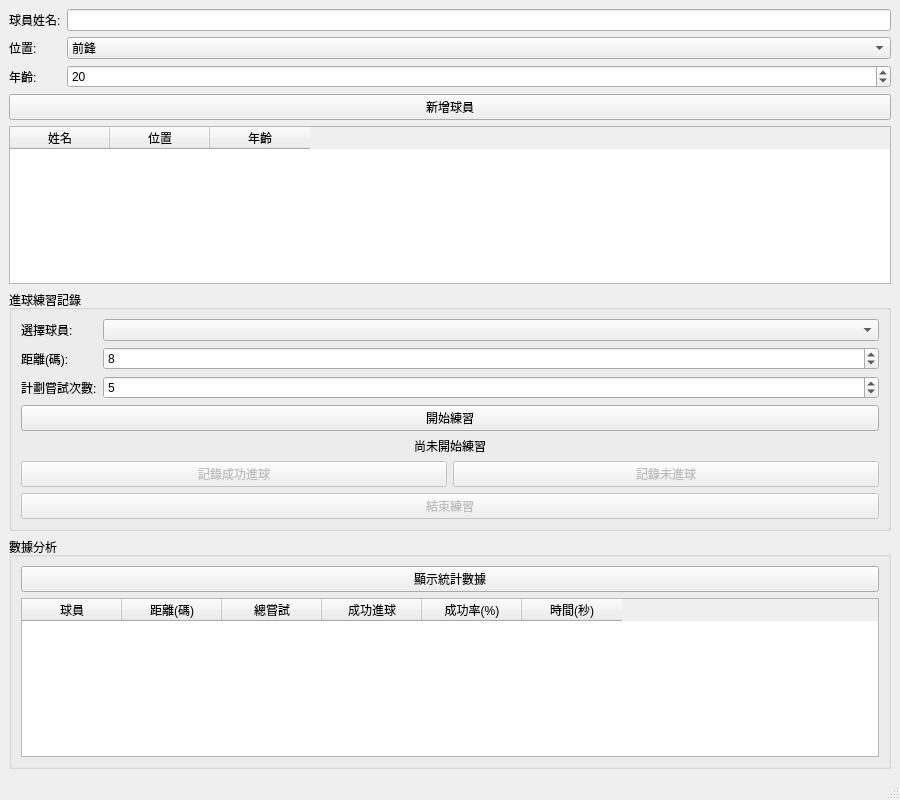
<?xml version="1.0" encoding="UTF-8"?>
<ui version="4.0">
 <class>MainWindow</class>
 <widget class="QMainWindow" name="MainWindow">
  <property name="geometry">
   <rect>
    <x>0</x>
    <y>0</y>
    <width>900</width>
    <height>800</height>
   </rect>
  </property>
  <property name="windowTitle">
   <string>足球球員管理系統</string>
  </property>
  <widget class="QWidget" name="centralwidget">
   <layout class="QVBoxLayout" name="verticalLayout">
    <item>
     <layout class="QFormLayout" name="formLayout">
      <item row="0" column="0">
       <widget class="QLabel" name="labelName">
        <property name="text">
         <string>球員姓名:</string>
        </property>
       </widget>
      </item>
      <item row="0" column="1">
       <widget class="QLineEdit" name="lineEditName"/>
      </item>
      <item row="1" column="0">
       <widget class="QLabel" name="labelPosition">
        <property name="text">
         <string>位置:</string>
        </property>
       </widget>
      </item>
      <item row="1" column="1">
       <widget class="QComboBox" name="comboBoxPosition">
        <item>
         <property name="text">
          <string>前鋒</string>
         </property>
        </item>
        <item>
         <property name="text">
          <string>中場</string>
         </property>
        </item>
        <item>
         <property name="text">
          <string>後衛</string>
         </property>
        </item>
        <item>
         <property name="text">
          <string>守門員</string>
         </property>
        </item>
       </widget>
      </item>
      <item row="2" column="0">
       <widget class="QLabel" name="labelAge">
        <property name="text">
         <string>年齡:</string>
        </property>
       </widget>
      </item>
      <item row="2" column="1">
       <widget class="QSpinBox" name="spinBoxAge">
        <property name="minimum">
         <number>15</number>
        </property>
        <property name="maximum">
         <number>50</number>
        </property>
        <property name="value">
         <number>20</number>
        </property>
       </widget>
      </item>
     </layout>
    </item>
    <item>
     <widget class="QPushButton" name="pushButtonAdd">
      <property name="text">
       <string>新增球員</string>
      </property>
     </widget>
    </item>
    <item>
     <widget class="QTableWidget" name="tableWidgetPlayers">
      <property name="columnCount">
       <number>3</number>
      </property>
      <column>
       <property name="text">
        <string>姓名</string>
       </property>
      </column>
      <column>
       <property name="text">
        <string>位置</string>
       </property>
      </column>
      <column>
       <property name="text">
        <string>年齡</string>
       </property>
      </column>
     </widget>
    </item>
    <item>
     <widget class="QGroupBox" name="groupBoxPractice">
      <property name="title">
       <string>進球練習記錄</string>
      </property>
      <layout class="QVBoxLayout" name="verticalLayout_2">
       <item>
        <layout class="QFormLayout" name="formLayout_2">
         <item row="0" column="0">
          <widget class="QLabel" name="labelPracticePlayer">
           <property name="text">
            <string>選擇球員:</string>
           </property>
          </widget>
         </item>
         <item row="0" column="1">
          <widget class="QComboBox" name="comboBoxPracticePlayer"/>
         </item>
         <item row="1" column="0">
          <widget class="QLabel" name="labelDistance">
           <property name="text">
            <string>距離(碼):</string>
           </property>
          </widget>
         </item>
         <item row="1" column="1">
          <widget class="QSpinBox" name="spinBoxDistance">
           <property name="minimum">
            <number>1</number>
           </property>
           <property name="maximum">
            <number>50</number>
           </property>
           <property name="value">
            <number>8</number>
           </property>
          </widget>
         </item>
         <item row="2" column="0">
          <widget class="QLabel" name="labelTotalAttempts">
           <property name="text">
            <string>計劃嘗試次數:</string>
           </property>
          </widget>
         </item>
         <item row="2" column="1">
          <widget class="QSpinBox" name="spinBoxTotalAttempts">
           <property name="minimum">
            <number>1</number>
           </property>
           <property name="maximum">
            <number>100</number>
           </property>
           <property name="value">
            <number>5</number>
           </property>
          </widget>
         </item>
        </layout>
       </item>
       <item>
        <widget class="QPushButton" name="pushButtonStartPractice">
         <property name="text">
          <string>開始練習</string>
         </property>
        </widget>
       </item>
       <item>
        <widget class="QLabel" name="labelPracticeInfo">
         <property name="text">
          <string>尚未開始練習</string>
         </property>
         <property name="alignment">
          <set>Qt::AlignCenter</set>
         </property>
        </widget>
       </item>
       <item>
        <layout class="QHBoxLayout" name="horizontalLayout">
         <item>
          <widget class="QPushButton" name="pushButtonRecordGoal">
           <property name="enabled">
            <bool>false</bool>
           </property>
           <property name="text">
            <string>記錄成功進球</string>
           </property>
          </widget>
         </item>
         <item>
          <widget class="QPushButton" name="pushButtonRecordMiss">
           <property name="enabled">
            <bool>false</bool>
           </property>
           <property name="text">
            <string>記錄未進球</string>
           </property>
          </widget>
         </item>
        </layout>
       </item>
       <item>
        <widget class="QPushButton" name="pushButtonEndPractice">
         <property name="enabled">
          <bool>false</bool>
         </property>
         <property name="text">
          <string>結束練習</string>
         </property>
        </widget>
       </item>
      </layout>
     </widget>
    </item>
    <item>
     <widget class="QGroupBox" name="groupBoxStats">
      <property name="title">
       <string>數據分析</string>
      </property>
      <layout class="QVBoxLayout" name="verticalLayout_3">
       <item>
        <widget class="QPushButton" name="pushButtonShowStats">
         <property name="text">
          <string>顯示統計數據</string>
         </property>
        </widget>
       </item>
       <item>
        <widget class="QTableWidget" name="tableWidgetStats">
         <property name="columnCount">
          <number>6</number>
         </property>
         <column>
          <property name="text">
           <string>球員</string>
          </property>
         </column>
         <column>
          <property name="text">
           <string>距離(碼)</string>
          </property>
         </column>
         <column>
          <property name="text">
           <string>總嘗試</string>
          </property>
         </column>
         <column>
          <property name="text">
           <string>成功進球</string>
          </property>
         </column>
         <column>
          <property name="text">
           <string>成功率(%)</string>
          </property>
         </column>
         <column>
          <property name="text">
           <string>時間(秒)</string>
          </property>
         </column>
        </widget>
       </item>
      </layout>
     </widget>
    </item>
   </layout>
  </widget>
  <widget class="QMenuBar" name="menubar">
   <property name="geometry">
    <rect>
     <x>0</x>
     <y>0</y>
     <width>800</width>
     <height>21</height>
    </rect>
   </property>
  </widget>
  <widget class="QStatusBar" name="statusbar"/>
 </widget>
 <resources/>
 <connections/>
</ui>
